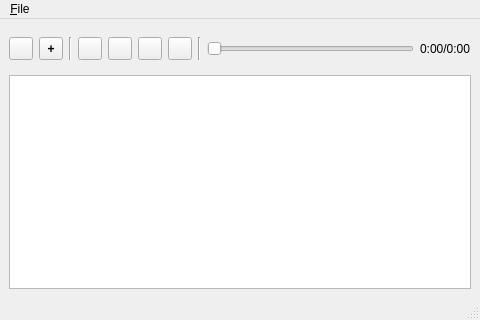
<?xml version="1.0" encoding="UTF-8"?>
<ui version="4.0">
 <class>Player</class>
 <widget class="QMainWindow" name="Player">
  <property name="geometry">
   <rect>
    <x>0</x>
    <y>0</y>
    <width>480</width>
    <height>320</height>
   </rect>
  </property>
  <property name="minimumSize">
   <size>
    <width>480</width>
    <height>320</height>
   </size>
  </property>
  <property name="windowTitle">
   <string>Media Player</string>
  </property>
  <widget class="QWidget" name="centralwidget">
   <layout class="QGridLayout" name="gridLayout">
    <item row="0" column="0">
     <widget class="QWidget" name="toolBar" native="true">
      <property name="maximumSize">
       <size>
        <width>16777215</width>
        <height>48</height>
       </size>
      </property>
      <layout class="QHBoxLayout" name="horizontalLayout">
       <property name="leftMargin">
        <number>0</number>
       </property>
       <property name="rightMargin">
        <number>0</number>
       </property>
       <item>
        <widget class="QToolButton" name="openButton">
         <property name="text">
          <string/>
         </property>
         <property name="autoRaise">
          <bool>false</bool>
         </property>
        </widget>
       </item>
       <item>
        <widget class="QToolButton" name="addButton">
         <property name="minimumSize">
          <size>
           <width>24</width>
           <height>23</height>
          </size>
         </property>
         <property name="styleSheet">
          <string notr="true">font-weight: bold</string>
         </property>
         <property name="text">
          <string>+</string>
         </property>
         <property name="autoRaise">
          <bool>false</bool>
         </property>
        </widget>
       </item>
       <item>
        <widget class="Line" name="line">
         <property name="orientation">
          <enum>Qt::Vertical</enum>
         </property>
        </widget>
       </item>
       <item>
        <widget class="QToolButton" name="prevButton">
         <property name="text">
          <string/>
         </property>
         <property name="autoRaise">
          <bool>false</bool>
         </property>
        </widget>
       </item>
       <item>
        <widget class="QToolButton" name="playButton">
         <property name="text">
          <string/>
         </property>
         <property name="autoRaise">
          <bool>false</bool>
         </property>
        </widget>
       </item>
       <item>
        <widget class="QToolButton" name="stopButton">
         <property name="text">
          <string/>
         </property>
         <property name="autoRaise">
          <bool>false</bool>
         </property>
        </widget>
       </item>
       <item>
        <widget class="QToolButton" name="nextButton">
         <property name="text">
          <string/>
         </property>
         <property name="autoRaise">
          <bool>false</bool>
         </property>
        </widget>
       </item>
       <item>
        <widget class="Line" name="line_2">
         <property name="orientation">
          <enum>Qt::Vertical</enum>
         </property>
        </widget>
       </item>
       <item>
        <widget class="QSlider" name="seekSlider">
         <property name="orientation">
          <enum>Qt::Horizontal</enum>
         </property>
        </widget>
       </item>
       <item>
        <widget class="QLabel" name="positionLabel">
         <property name="text">
          <string>0:00/0:00</string>
         </property>
        </widget>
       </item>
      </layout>
     </widget>
    </item>
    <item row="1" column="0">
     <widget class="QTableView" name="playlistTableView"/>
    </item>
   </layout>
  </widget>
  <widget class="QMenuBar" name="menubar">
   <property name="geometry">
    <rect>
     <x>0</x>
     <y>0</y>
     <width>480</width>
     <height>20</height>
    </rect>
   </property>
   <widget class="QMenu" name="menu_File">
    <property name="title">
     <string>&amp;File</string>
    </property>
    <addaction name="actionOpenFiles"/>
    <addaction name="actionOpenFolder"/>
    <addaction name="actionAddFiles"/>
    <addaction name="actionAddFolder"/>
    <addaction name="separator"/>
    <addaction name="actionClose"/>
   </widget>
   <addaction name="menu_File"/>
  </widget>
  <widget class="QStatusBar" name="statusbar"/>
  <action name="actionOpenFiles">
   <property name="text">
    <string>&amp;Open Files...</string>
   </property>
  </action>
  <action name="actionOpenFolder">
   <property name="text">
    <string>O&amp;pen Folder...</string>
   </property>
  </action>
  <action name="actionAddFiles">
   <property name="text">
    <string>&amp;Add Files...</string>
   </property>
  </action>
  <action name="actionAddFolder">
   <property name="text">
    <string>A&amp;dd Folder...</string>
   </property>
  </action>
  <action name="actionClose">
   <property name="text">
    <string>&amp;Close</string>
   </property>
  </action>
 </widget>
 <resources/>
 <connections/>
</ui>
